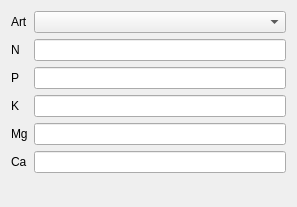
<?xml version="1.0" encoding="UTF-8"?>
<ui version="4.0">
 <class>Form</class>
 <widget class="QWidget" name="Form">
  <property name="geometry">
   <rect>
    <x>0</x>
    <y>0</y>
    <width>297</width>
    <height>207</height>
   </rect>
  </property>
  <property name="windowTitle">
   <string>Form</string>
  </property>
  <layout class="QVBoxLayout" name="verticalLayout">
   <item>
    <layout class="QFormLayout" name="formLayout">
     <item row="0" column="0">
      <widget class="QLabel" name="label">
       <property name="text">
        <string>Art</string>
       </property>
      </widget>
     </item>
     <item row="1" column="0">
      <widget class="QLabel" name="label_2">
       <property name="text">
        <string>N</string>
       </property>
      </widget>
     </item>
     <item row="2" column="0">
      <widget class="QLabel" name="label_3">
       <property name="text">
        <string>P</string>
       </property>
      </widget>
     </item>
     <item row="3" column="0">
      <widget class="QLabel" name="label_4">
       <property name="text">
        <string>K</string>
       </property>
      </widget>
     </item>
     <item row="4" column="0">
      <widget class="QLabel" name="label_5">
       <property name="text">
        <string>Mg</string>
       </property>
      </widget>
     </item>
     <item row="5" column="0">
      <widget class="QLabel" name="label_6">
       <property name="text">
        <string>Ca</string>
       </property>
      </widget>
     </item>
     <item row="1" column="1">
      <widget class="QLineEdit" name="db_n"/>
     </item>
     <item row="2" column="1">
      <widget class="QLineEdit" name="db_p"/>
     </item>
     <item row="0" column="1">
      <widget class="QComboBox" name="cb_type"/>
     </item>
     <item row="3" column="1">
      <widget class="QLineEdit" name="db_k"/>
     </item>
     <item row="4" column="1">
      <widget class="QLineEdit" name="db_mg"/>
     </item>
     <item row="5" column="1">
      <widget class="QLineEdit" name="db_ca"/>
     </item>
    </layout>
   </item>
  </layout>
 </widget>
 <resources/>
 <connections/>
</ui>
